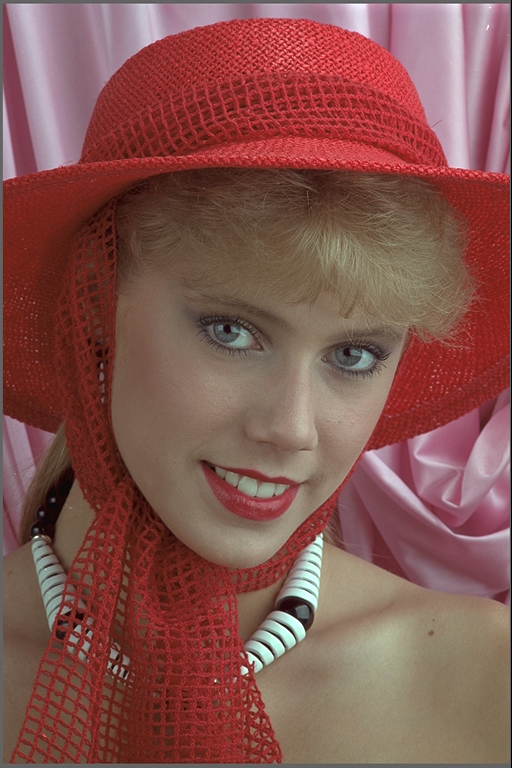
#> input picture _image_cache/kodim04.png, 512 x 768 px
$ python experiment_all_datasets.py
#> lines starting #> are read from the running program, lines starting #| are printed output that depends on the picture
### my_custom_method.py
import cv2
import numpy as np
import hashlib
import os

print("--- Smart Self-Recovery System (DLSBM v17 - Ultra-HD Recovery) ---")
print("--- [Fixed: 3-Way Attack Classification (JPEG, Noise, Structural)] ---")

# --- CONFIGURATION ---
BLOCK_SIZE = 4   # 4x4 Blocks
KEY = 9999       # Secret key

def get_smart_mapping(h, w, block_size, key):
    """
    Guarantees border blocks store backups in the center, and vice versa.
    This makes the system highly resistant to massive cropping attacks.
    """
    np.random.seed(key)
    blocks_y = h // block_size
    blocks_x = w // block_size
    total_blocks = blocks_y * blocks_x

    cy, cx = blocks_y / 2.0, blocks_x / 2.0

    distances = []
    idx = 0
    for i in range(blocks_y):
        for j in range(blocks_x):
            dist = (i - cy)**2 + (j - cx)**2
            distances.append((dist, idx))
            idx += 1

    # Sort by distance descending (Border blocks first, Center blocks last)
    distances.sort(key=lambda x: x[0], reverse=True)

    half = total_blocks // 2
    border_blocks = [x[1] for x in distances[:half]]
    center_blocks = [x[1] for x in distances[half:]]

    np.random.shuffle(border_blocks)
    np.random.shuffle(center_blocks)

    mapping = np.zeros(total_blocks, dtype=int)
    for i in range(half):
        b = border_blocks[i]
        c = center_blocks[i]
        mapping[b] = c  # Border block stores its backup in a Center block
        mapping[c] = b  # Center block stores its backup in a Border block

    if total_blocks % 2 != 0:
        mapping[center_blocks[-1]] = center_blocks[-1]

    return mapping

def get_location_dependent_hash(flat_block, block_index):
    data = flat_block.tobytes()
    index_bytes = int(block_index).to_bytes(4, byteorder='big')
    full_hash = hashlib.md5(data + index_bytes).hexdigest()
    hash_int = int(full_hash[:3], 16)
    return f"{hash_int:012b}"

def embed(image_path, output_path):
    print(f"Embedding: {image_path}...")
    img = cv2.imread(image_path)
    if img is None:
        print(f"ERROR: Image '{image_path}' not found.")
        return False

    h, w, c = img.shape
    h = (h // BLOCK_SIZE) * BLOCK_SIZE
    w = (w // BLOCK_SIZE) * BLOCK_SIZE
    img = img[:h, :w]

    watermarked_img = img.copy()
    mapping = get_smart_mapping(h, w, BLOCK_SIZE, KEY)

    for channel_id in range(3):
        channel = watermarked_img[:, :, channel_id]
        blocks = []
        recovery_bits_list = []

        # --- PASS 1: Prepare HQ Data (4 sub-blocks per 4x4 block) ---
        for i in range(0, h, BLOCK_SIZE):
            for j in range(0, w, BLOCK_SIZE):
                block = channel[i:i+BLOCK_SIZE, j:j+BLOCK_SIZE]
                clean_block = (block & 0xFC)
                blocks.append(clean_block)

                tl = np.mean(clean_block[0:2, 0:2])
                tr = np.mean(clean_block[0:2, 2:4])
                bl = np.mean(clean_block[2:4, 0:2])
                br = np.mean(clean_block[2:4, 2:4])

                q_tl, q_tr = int(tl) >> 3, int(tr) >> 3
                q_bl, q_br = int(bl) >> 3, int(br) >> 3

                payload = f"{q_tl:05b}{q_tr:05b}{q_bl:05b}{q_br:05b}"
                recovery_bits_list.append(payload)

        # --- PASS 2: Embed 32 Bits per block ---
        idx = 0
        for i in range(0, h, BLOCK_SIZE):
            for j in range(0, w, BLOCK_SIZE):
                current_block = blocks[idx]
                auth_payload = get_location_dependent_hash(current_block.flatten(), idx)

                partner_idx = mapping[idx]
                recovery_payload = recovery_bits_list[partner_idx]

                full_payload = auth_payload + recovery_payload

                flat = current_block.flatten()
                bit_idx = 0
                for k in range(16):
                    b1 = int(full_payload[bit_idx])
                    b2 = int(full_payload[bit_idx+1])
                    flat[k] = (flat[k] & 0xFC) | (b2 << 1) | b1
                    bit_idx += 2

                channel[i:i+BLOCK_SIZE, j:j+BLOCK_SIZE] = flat.reshape(BLOCK_SIZE, BLOCK_SIZE)
                idx += 1

        watermarked_img[:, :, channel_id] = channel

    cv2.imwrite(output_path, watermarked_img)
    return True

def recover(image_path, output_path):
    print(f"Recovering: {image_path}...")
    img = cv2.imread(image_path)
    if img is None: return

    h, w, c = img.shape
    mapping = get_smart_mapping(h, w, BLOCK_SIZE, KEY)
    reverse_mapping = mapping

    recovered_img = img.copy()
    tamper_map = np.zeros((h, w), dtype=np.uint8)

    global_dead_mask = np.zeros((h, w), dtype=np.uint8)
    global_restored_mask = np.zeros((h, w), dtype=np.uint8)

    for channel_id in range(3):
        channel = img[:, :, channel_id]
        rec_channel = recovered_img[:, :, channel_id]

        extracted_auth = []
        extracted_recovery = []
        calculated_hashes = []

        # --- PASS 1: Analysis & Extraction ---
        idx = 0
        tamper_count = 0
        total_blocks_channel = (h // BLOCK_SIZE) * (w // BLOCK_SIZE)

        for i in range(0, h, BLOCK_SIZE):
            for j in range(0, w, BLOCK_SIZE):
                block = channel[i:i+BLOCK_SIZE, j:j+BLOCK_SIZE]
                flat = block.flatten()

                payload = ""
                for k in range(16):
                    val = flat[k]
                    payload += str(val & 1) + str((val >> 1) & 1)

                extracted_auth.append(payload[:12])

                rec_tl = (int(payload[12:17], 2) << 3) + 4
                rec_tr = (int(payload[17:22], 2) << 3) + 4
                rec_bl = (int(payload[22:27], 2) << 3) + 4
                rec_br = (int(payload[27:32], 2) << 3) + 4

                extracted_recovery.append((rec_tl, rec_tr, rec_bl, rec_br))

                clean_block = (block & 0xFC)
                cal_hash = get_location_dependent_hash(clean_block.flatten(), idx)
                calculated_hashes.append(cal_hash)

                if cal_hash != payload[:12]:
                    tamper_count += 1

                idx += 1

        # Calculate exact attack parameters
        tamper_rate = tamper_count / total_blocks_channel
        extreme_pixels = np.sum((channel == 0) | (channel == 255))
        noise_ratio = extreme_pixels / (h * w)

        # 3-Way Attack Classification
        is_noise_attack = noise_ratio > 0.005
        is_jpeg_attack = tamper_rate > 0.85 and not is_noise_attack

        # --- PASS 2: Restoration ---
        idx = 0
        for i in range(0, h, BLOCK_SIZE):
            for j in range(0, w, BLOCK_SIZE):

                is_tampered = calculated_hashes[idx] != extracted_auth[idx]

                if is_tampered:
                    tamper_map[i:i+BLOCK_SIZE, j:j+BLOCK_SIZE] = 255
                    block = channel[i:i+BLOCK_SIZE, j:j+BLOCK_SIZE]
                    block_mean = np.mean(block)
                    provider_idx = reverse_mapping[idx]
                    is_backup_valid = calculated_hashes[provider_idx] == extracted_auth[provider_idx]

                    # 1. JPEG Compression Bypass (Preserve visual data, ignore broken LSBs)
                    if is_jpeg_attack and block_mean > 5:
                        pass

                    # 2. Structural Attacks (Copy-Move, Splicing) & Blackouts (Cropping, Removal)
                    elif not is_noise_attack or block_mean < 5:
                        if is_backup_valid:
                            hq_vals = extracted_recovery[provider_idx]
                            rec_channel[i:i+2, j:j+2] = hq_vals[0]
                            rec_channel[i:i+2, j+2:j+4] = hq_vals[1]
                            rec_channel[i+2:i+4, j:j+2] = hq_vals[2]
                            rec_channel[i+2:i+4, j+2:j+4] = hq_vals[3]
                            global_restored_mask[i:i+BLOCK_SIZE, j:j+BLOCK_SIZE] = 255
                        else:
                            global_dead_mask[i:i+BLOCK_SIZE, j:j+BLOCK_SIZE] = 255

                    # 3. Noise (Pixel Repair via Median Filter)
                    elif is_noise_attack:
                        for py in range(BLOCK_SIZE):
                            for px in range(BLOCK_SIZE):
                                pixel_val = block[py, px]
                                if pixel_val == 0 or pixel_val == 255:
                                    y, x = i + py, j + px

                                    neighbors = []
                                    for ny in range(max(0, y-1), min(h, y+2)):
                                        for nx in range(max(0, x-1), min(w, x+2)):
                                            val = channel[ny, nx]
                                            if val > 0 and val < 255:
                                                neighbors.append(val)

                                    if neighbors:
                                        rec_channel[y, x] = int(np.median(neighbors))
                                    elif is_backup_valid:
                                        quad_idx = (py // 2) * 2 + (px // 2)
                                        rec_channel[y, x] = extracted_recovery[provider_idx][quad_idx]

                idx += 1

        recovered_img[:, :, channel_id] = rec_channel

    # --- PASS 3: Final Polish ---
    if np.sum(global_dead_mask) > 0:
         dead_dilated = cv2.dilate(global_dead_mask, np.ones((3,3), np.uint8), iterations=1)
         recovered_img = cv2.inpaint(recovered_img, dead_dilated, 5, cv2.INPAINT_TELEA)

    if np.sum(global_restored_mask) > 0:
        kernel = np.ones((3,3), np.uint8)
        seam_mask = cv2.morphologyEx(global_restored_mask, cv2.MORPH_GRADIENT, kernel)
        seam_mask = cv2.dilate(seam_mask, kernel, iterations=1)
        recovered_img = cv2.inpaint(recovered_img, seam_mask, 2, cv2.INPAINT_TELEA)

    cv2.imwrite("final_tamper_map.png", tamper_map)
    cv2.imwrite(output_path, recovered_img)
    print(f"Success! High-Res Result saved to: {output_path}")

# [2 lines that do not run on import are left out]

### attack_image.py
import cv2
import numpy as np
import os

# --- Attack Function Definitions ---

def attack_content_removal(image, x=220, y=220, w=100, h=80):
    """(Forgery Type: Erasing) Blacks out a rectangular region."""
    attacked_image = image.copy()
    cv2.rectangle(attacked_image, (x, y), (x + w, y + h), (0, 0, 0), -1)
    return attacked_image, 'Content Removal'

# [132 lines left out: functions attack_copy_move, attack_political_splicing, attack_cropping, attack_jpeg_compression, attack_salt_and_pepper, not called in this run]

### experiment_all_datasets.py
"""
experiment_all_datasets.py
==============================================
Runs 5 attacks on 5 representative images from each of 5 datasets:
    Kodak, BSDS300, Set14, BOSSBase, UCID

Attacks:
    content_removal  - blackout 100x80 region at default position
    copy_move        - src=top-left border, dst=centre (30% area, block-aligned)
                       Mirrors generate_varying_tamper_grids.py — border backups
                       stay in untouched border blocks so recovery is clean.
    splicing         - adjacent dataset image pasted at centre (30% area)
    jpeg_q70         - JPEG compression at quality=70
    snp_005          - salt-and-pepper noise at density=5%

Output:
    dataset_results/
        {Dataset}/
            {image_name}/
                orig.png, wmk.png
                {attack}_atk.png, {attack}_rec.png, {attack}_map.png
        summary.csv
"""

import os
import sys
import io
import csv
import math
import shutil
import zipfile
import urllib.request

import cv2
import numpy as np
from PIL import Image
from skimage.metrics import structural_similarity as ssim_fn

import my_custom_method as wm
import attack_image as attacker

# Force UTF-8 on Windows to avoid cp1252 encode errors
if sys.stdout.encoding and sys.stdout.encoding.lower() != "utf-8":
    try:
        sys.stdout.reconfigure(encoding="utf-8")
    except AttributeError:
        pass

# ---------------------------------------------------------------------------
# Paths & constants
# ---------------------------------------------------------------------------
RESULTS_DIR = "dataset_results"
CACHE_DIR   = "_image_cache"
IMG_SIZE    = 512

BOSS_ZIP = r"C:\Users\tiwar\Downloads\bossbase.zip"
UCID_ZIP = r"C:\Users\tiwar\Downloads\ucid.zip"

# 5 representative images per dataset
DATASETS = {
    "Kodak": {
        "type": "url",
        "images": {
            "kodim04": "http://r0k.us/graphics/kodak/kodak/kodim04.png",
            "kodim07": "http://r0k.us/graphics/kodak/kodak/kodim07.png",
            "kodim13": "http://r0k.us/graphics/kodak/kodak/kodim13.png",
            "kodim15": "http://r0k.us/graphics/kodak/kodak/kodim15.png",
            "kodim23": "http://r0k.us/graphics/kodak/kodak/kodim23.png",
        }
    },
    "BSDS300": {
        "type": "url",
        "images": {
            "bsds_101085": "https://www2.eecs.berkeley.edu/Research/Projects/CS/vision/bsds/BSDS300/images/test/101085.jpg",
            "bsds_101087": "https://www2.eecs.berkeley.edu/Research/Projects/CS/vision/bsds/BSDS300/images/test/101087.jpg",
            "bsds_105025": "https://www2.eecs.berkeley.edu/Research/Projects/CS/vision/bsds/BSDS300/images/test/105025.jpg",
            "bsds_119082": "https://www2.eecs.berkeley.edu/Research/Projects/CS/vision/bsds/BSDS300/images/test/119082.jpg",
            "bsds_126007": "https://www2.eecs.berkeley.edu/Research/Projects/CS/vision/bsds/BSDS300/images/test/126007.jpg",
        }
    },
    "Set14": {
        "type": "url",
        "images": {
            "set14_01": "https://raw.githubusercontent.com/jbhuang0604/SelfExSR/master/data/Set14/image_SRF_4/img_001_SRF_4_HR.png",
            "set14_06": "https://raw.githubusercontent.com/jbhuang0604/SelfExSR/master/data/Set14/image_SRF_4/img_006_SRF_4_HR.png",
            "set14_09": "https://raw.githubusercontent.com/jbhuang0604/SelfExSR/master/data/Set14/image_SRF_4/img_009_SRF_4_HR.png",
            "set14_12": "https://raw.githubusercontent.com/jbhuang0604/SelfExSR/master/data/Set14/image_SRF_4/img_012_SRF_4_HR.png",
            "set14_14": "https://raw.githubusercontent.com/jbhuang0604/SelfExSR/master/data/Set14/image_SRF_4/img_014_SRF_4_HR.png",
        }
    },
    "BOSSBase": {
        "type": "zip",
        "zip_path": BOSS_ZIP,
        "images": {
            "boss_0001": "grayscale/QF95/1.jpg",
            "boss_1000": "grayscale/QF95/1000.jpg",
            "boss_3000": "grayscale/QF95/3000.jpg",
            "boss_5000": "grayscale/QF95/5000.jpg",
            "boss_7000": "grayscale/QF95/7000.jpg",
        }
    },
    "UCID": {
        "type": "zip",
        "zip_path": UCID_ZIP,
        "images": {
            "ucid_0001": "UCID1338/1.tif",
            "ucid_0100": "UCID1338/100.tif",
            "ucid_0300": "UCID1338/300.tif",
            "ucid_0500": "UCID1338/500.tif",
            "ucid_0700": "UCID1338/700.tif",
        }
    },
}

ATTACK_KEYS = ["content_removal", "copy_move", "splicing", "jpeg_q70", "snp_005"]


# ---------------------------------------------------------------------------
# Image loading
# ---------------------------------------------------------------------------
def load_from_url(url, name):
    """Download from URL with local cache. Returns BGR ndarray or None."""
#> called with name = 'kodim04'
    cache_path = os.path.join(CACHE_DIR, name + ".png")
    if os.path.exists(cache_path):
        img = cv2.imread(cache_path)
#> img is the input picture: shape (768, 512, 3); mean B, G, R 78.4, 84.1, 131.9
        if img is not None:
            return img
    try:
        req = urllib.request.Request(url, headers={"User-Agent": "Mozilla/5.0"})
        data = urllib.request.urlopen(req, timeout=30).read()
        arr = np.frombuffer(data, dtype=np.uint8)
        img = cv2.imdecode(arr, cv2.IMREAD_COLOR)
        if img is not None:
            cv2.imwrite(cache_path, img)
        return img
    except Exception as e:
        print(f"  WARN: could not download {name}: {e}")
        return None


# [23 lines left out: function load_from_zip, not called in this run]


def load_dataset_images(ds_name, ds_cfg):
    """Load all 5 images for a dataset. Returns ordered dict name->BGR."""
    images = {}
    for img_name, src in ds_cfg["images"].items():
        if ds_cfg["type"] == "url":
            img = load_from_url(src, img_name)
        else:
            img = load_from_zip(ds_cfg["zip_path"], src, img_name)
        if img is None:
            print(f"  SKIP: {img_name} (load failed)")
            continue
        # Ensure 3-channel BGR
        if img.ndim == 2:
            img = cv2.cvtColor(img, cv2.COLOR_GRAY2BGR)
        # Resize to 512x512
        if img.shape[0] != IMG_SIZE or img.shape[1] != IMG_SIZE:
            img = cv2.resize(img, (IMG_SIZE, IMG_SIZE),
                             interpolation=cv2.INTER_LANCZOS4)
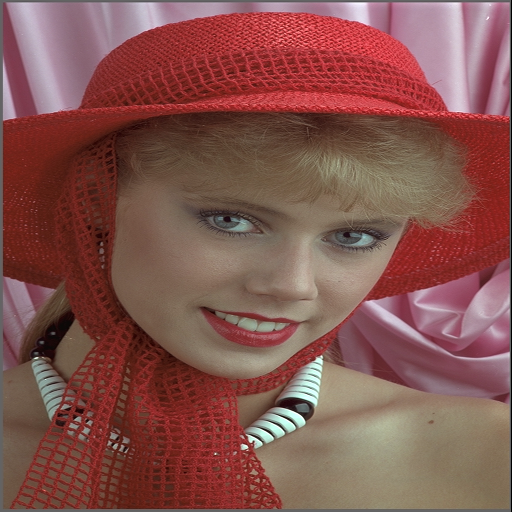
#> img: shape (512, 512, 3); mean B, G, R 78.4, 84.1, 131.9
        # Clip to [4, 251] so watermarked pixels can never be exactly 0 or 255.
        # After 2-LSB embedding: P' = (P & 0xFC) | bits.
        # P >=  4  →  P' >=  4 (no zero pixels)
        # P <= 251  →  P' <= 251 (no 255 pixels)
        # This prevents SCBM's noise_ratio heuristic from misfiring on
        # copy-move / splicing attacks against naturally dark/bright images
        # (mirrors the preprocessing applied to USC-SIPI grayscale_normalized/).
        img = np.clip(img.astype(np.int16), 4, 251).astype(np.uint8)
        images[img_name] = img
    return images


# ---------------------------------------------------------------------------
# Centre-region helper (mirrors generate_varying_tamper_grids.py)
# ---------------------------------------------------------------------------
def _centre_region(img, percent=20):
    """Return (x, y, w, h) for a block-aligned centred region at `percent` area.

    Matches the formula used in generate_varying_tamper_grids.py.  At 20%,
    the destination corners sit at block distance ~41 from centre — safely
    inside the SCBM centre zone (radius ~51 blocks for 512x512).  All
    destination blocks are centre blocks whose backups live in untouched
    border blocks, guaranteeing clean recovery.
    """
    rows, cols = img.shape[:2]
    ratio = math.sqrt(percent / 100.0)
    w = (int(cols * ratio) // 4) * 4
    h = (int(rows * ratio) // 4) * 4
    x = ((cols - w) // 2 // 4) * 4
    y = ((rows - h) // 2 // 4) * 4
    return x, y, w, h


# ---------------------------------------------------------------------------
# Copy-move attack: src=top-left (border zone), dst=centre
# ---------------------------------------------------------------------------
def attack_copy_move_centre(img):
    """Copy top-left region to the image centre (30% area, block-aligned).

    Source is from the top-left border zone; destination is the image centre.
    Centre-block backups live in border blocks → border stays untouched →
    SCBM can fully reconstruct the centre region.
    """
    x, y, w, h = _centre_region(img)
    out = img.copy()
    src_patch = out[0:h, 0:w].copy()   # top-left corner (border zone)
    out[y:y + h, x:x + w] = src_patch  # paste to centre
    return out, "Copy-Move"


# ---------------------------------------------------------------------------
# Splicing attack: donor patch pasted at centre
# ---------------------------------------------------------------------------
def attack_splicing_centre(target_img, donor_img):
    """Paste a large patch from donor's centre into target's centre (30% area).

    Same centre-paste logic as copy-move: centre backup is in border blocks
    (untouched), so SCBM recovers cleanly.
    """
    x, y, w, h = _centre_region(target_img)
    out = target_img.copy()
    dh, dw = donor_img.shape[:2]
    # Crop donor patch from its own centre
    py = max(0, min(dh // 2 - h // 2, dh - h))
    px = max(0, min(dw // 2 - w // 2, dw - w))
    patch = donor_img[py:py + h, px:px + w]
    # Harmonise channel count
    if out.ndim == 2 and patch.ndim == 3:
        patch = cv2.cvtColor(patch, cv2.COLOR_BGR2GRAY)
    elif out.ndim == 3 and patch.ndim == 2:
        patch = cv2.cvtColor(patch, cv2.COLOR_GRAY2BGR)
    out[y:y + h, x:x + w] = patch
    return out, "Splicing"


# ---------------------------------------------------------------------------
# Metrics
# ---------------------------------------------------------------------------
def compute_psnr(img1, img2):
    mse = np.mean((img1.astype(np.float64) - img2.astype(np.float64)) ** 2)
    if mse == 0:
        return float("inf")
    return 20.0 * np.log10(255.0 / np.sqrt(mse))


def compute_ssim(img1, img2):
    if img1.ndim == 3:
        return ssim_fn(img1, img2, channel_axis=2, data_range=255)
    return ssim_fn(img1, img2, data_range=255)


# ---------------------------------------------------------------------------
# Process one dataset
# ---------------------------------------------------------------------------
def run_dataset(ds_name, ds_cfg, csv_rows):
    print(f"\n{'='*60}")
    print(f"  DATASET: {ds_name}")
    print(f"{'='*60}")

    raw_images = load_dataset_images(ds_name, ds_cfg)
#> raw_images = 5 items
    if not raw_images:
        print("  ERROR: no images loaded, skipping dataset.")
        return

    names = list(raw_images.keys())
#> names = ['kodim04', 'kodim07', 'kodim13', 'kodim15', 'kodim23']

    for i, img_name in enumerate(names):
        orig_bgr  = raw_images[img_name]
        # Adjacent image (circular) used as splice donor
        donor_bgr = raw_images[names[(i + 1) % len(names)]]
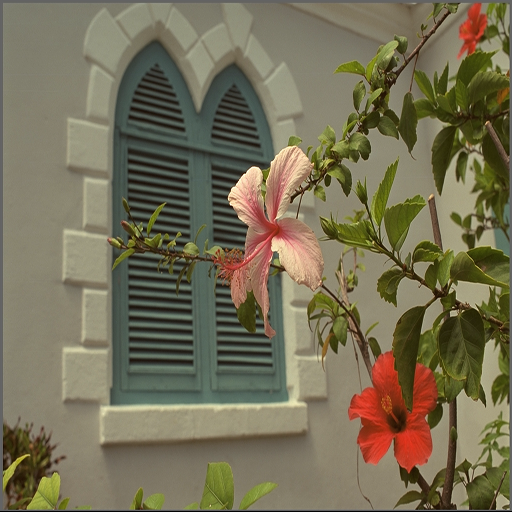
#> donor_bgr: shape (512, 512, 3); mean of channels 0, 1, 2 85.4, 110.7, 117.6; drawn as B, G, R

        img_dir = os.path.join(RESULTS_DIR, ds_name, img_name)
        os.makedirs(img_dir, exist_ok=True)

        # Save original
        orig_path = os.path.join(img_dir, "orig.png")
        cv2.imwrite(orig_path, orig_bgr)

        # Embed watermark
        wmk_path = os.path.join(img_dir, "wmk.png")
        print(f"\n  [{img_name}] embedding watermark ...")
#> (printed output is left out)
        ok = wm.embed(orig_path, wmk_path)
#> (the rest of the program and of its run is left out)
